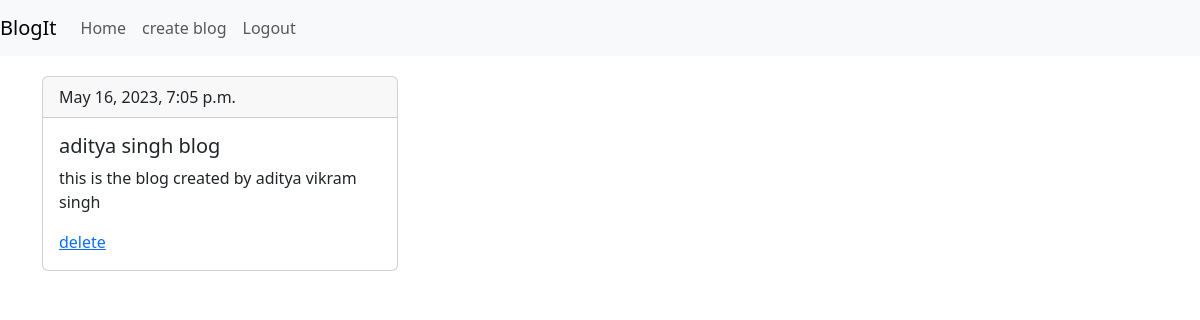
/blog/blog-detail/5 (signed in), run on the app's committed database.
### blogs/models.py (models this page shows, shortened)
class Blog(models.Model):
    user = models.ForeignKey(User,on_delete=models.CASCADE)
    title = models.CharField(max_length=100)
    content = models.TextField()
    created_at = models.DateTimeField(auto_now_add=True)

### blogs/views.py (the view)
# urls.py: path('blog-detail/<int:pk>',BlogDetail,name="blog-detail"),
@login_required
def BlogDetail(request,pk):
    if request.user.is_superuser:
        blogs = Blog.objects.get(pk=pk)
    else:
        blogs = Blog.objects.get(user=request.user,pk=pk)
    return render(request,'blogs/blog-detail.html',{"blog":blogs})

### templates/blogs/blog-detail.html (shortened to what this page needs)
{% extends 'base.html' %}
{% block content %}
<div class="row">
    <div class="col-sm-4">
        <div class="card">
            <div class="card-header">
              {{blog.created_at}}
            </div>
            <div class="card-body">
              <h5 class="card-title">{{blog.title}}</h5>
              <p class="card-text">{{blog.content}}</p>
              <a href="{% url 'blogs:blog-delete-confirmation' blog.id %}">delete</a>
            </div>
          </div>
    </div>
</div>
{% endblock %}

### data on the page
Blog: created_at "May 16, 2023, 7:05 p.m.", title "aditya singh blog", content "this is the blog created by aditya vikram singh"
